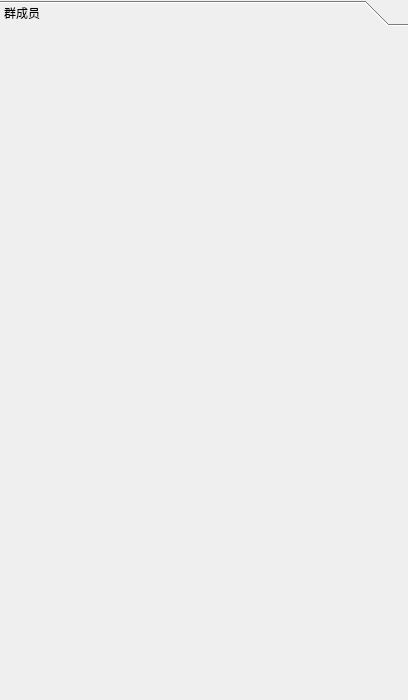
<?xml version="1.0" encoding="UTF-8"?>
<ui version="4.0">
 <class>denglu</class>
 <widget class="QWidget" name="denglu">
  <property name="geometry">
   <rect>
    <x>0</x>
    <y>0</y>
    <width>408</width>
    <height>700</height>
   </rect>
  </property>
  <property name="minimumSize">
   <size>
    <width>200</width>
    <height>550</height>
   </size>
  </property>
  <property name="windowTitle">
   <string>Form</string>
  </property>
  <layout class="QHBoxLayout" name="horizontalLayout">
   <property name="leftMargin">
    <number>0</number>
   </property>
   <property name="topMargin">
    <number>0</number>
   </property>
   <property name="rightMargin">
    <number>0</number>
   </property>
   <property name="bottomMargin">
    <number>0</number>
   </property>
   <item>
    <widget class="QToolBox" name="toolBox">
     <property name="minimumSize">
      <size>
       <width>150</width>
       <height>550</height>
      </size>
     </property>
     <property name="currentIndex">
      <number>0</number>
     </property>
     <widget class="QWidget" name="widget">
      <property name="geometry">
       <rect>
        <x>0</x>
        <y>0</y>
        <width>408</width>
        <height>666</height>
       </rect>
      </property>
      <attribute name="label">
       <string>群成员</string>
      </attribute>
      <layout class="QVBoxLayout" name="vlayout">
       <property name="leftMargin">
        <number>0</number>
       </property>
       <property name="topMargin">
        <number>0</number>
       </property>
       <property name="rightMargin">
        <number>0</number>
       </property>
       <property name="bottomMargin">
        <number>0</number>
       </property>
      </layout>
     </widget>
    </widget>
   </item>
  </layout>
 </widget>
 <resources/>
 <connections/>
</ui>
